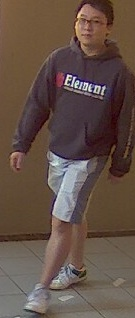
#> input picture computed_data/improve_dataset2/group2/bodies/13_c0_f630.jpg, 135 x 318 px, given as the content of the folder DukeMTMC-reID/bounding_box_train, which was not available
$ python feature_extractors.py
#> lines starting #> are read from the running program, lines starting #| are printed output that depends on the picture; pictures that were not available may be replaced by others from this repository, and a replacement may not be noted
### help_functions.py
import logging
import os
import random
import re

import cv2
import numpy as np

import config
import retinex
from config import body_image_resize, face_image_resize


# [13 lines left out: functions unzip, prepare_face, not called in this run]


def prepare_body(image):
    image = cv2.resize(image, body_image_resize)
    return image


def prepare_body_retinex(image):
    image = prepare_body(image)
    image = retinex.automatedMSRCR(
        image,
        [15, 80, 250]
    )
    return image


# [4 lines left out: function prepare_face_random_resize, not called in this run]


def identity(image):
    return image


# fetches image from location
def fetch_images(path, file_type='.jpg', preprocess=identity):
    result = []
    for file in os.listdir(path):
        if (file.endswith(file_type) or file_type == '') and os.path.isfile(os.path.join(path, file)):
            image, _ = load_image(path, file, preprocess)
            result.append((image, file),)
    return result


saved_images = {}


# returns list of tuples containing loaded images and their file name
def load_all_images(path, file_type='.jpg', preprocess=identity):
    key = path + '#' + file_type + '#' + str(id(preprocess))
    images = saved_images.get(key)
    if images is None:
        images = fetch_images(path, file_type, preprocess)
        saved_images[key] = images
        logging.debug('Images loaded from path')
    else:
        logging.debug('Images loaded from memory')
    return images


# returns tuple containing loaded image and its file name
def load_image(path, file, preprocess=identity):
#> called with path = 'DukeMTMC-reID/bounding_box_train', file = '13_c0_f630.jpg'
    if file.lower().endswith('.pgm'):
        image = cv2.imread(os.path.join(path, file), -1)
    else:
        image = cv2.imread(os.path.join(path, file), cv2.IMREAD_COLOR)
#> image is the input picture: shape (318, 135, 3); mean B, G, R 70.2, 80, 98.7
    image = preprocess(image)
    if len(image.shape) == 2:
        image = np.expand_dims(image, axis=2)
    return image, file


# files <- iterable, contains names of images to load
# [8 lines left out: function load_images, not called in this run]


def info_from_image_name(file):
    match = re.search('^([0-9]+)_c([0-9]+)_f([0-9]+)', file)
    person_id = int(match.group(1))
    camera = int(match.group(2))
    frame = int(match.group(3))
    return person_id, camera, frame


def fetch_data(path):
    return np.loadtxt(path, delimiter=' ')


saved_data = {}


# [29 lines left out: functions load_data, _build_info, not called in this run]

### retinex.py
# source https://github.com/dongb5/Retinex/blob/master/retinex.py

import numpy as np
import cv2


def singleScaleRetinex(img, sigma):
    retinex = np.log10(img) - np.log10(cv2.GaussianBlur(img, (0, 0), sigma))

    return retinex


def multiScaleRetinex(img, sigma_list):
    retinex = np.zeros_like(img)
    for sigma in sigma_list:
        retinex += singleScaleRetinex(img, sigma)
#> this loop made 3 passes
#> pass 2, in singleScaleRetinex (call 2), `retinex = np.log10(img) - np.log10(cv2.GaussianBlur(img, (0, 0), sigma))`:
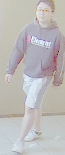
#> retinex: shape (155, 65, 3) float64; mean of channels 0, 1, 2 -0.042, -0.0353, -0.0161; drawn with min black and max white

    retinex = retinex / len(sigma_list)

    return retinex


# [41 lines left out: functions colorRestoration, simplestColorBalance, MSRCR, not called in this run]


def automatedMSRCR(img, sigma_list):
    img = np.float64(img) + 1.0

    img_retinex = multiScaleRetinex(img, sigma_list)

    for i in range(img_retinex.shape[2]):
        unique, count = np.unique(np.int32(img_retinex[:, :, i] * 100), return_counts=True)
        for u, c in zip(unique, count):
            if u == 0:
                zero_count = c
                break

        low_val = unique[0] / 100.0
        high_val = unique[-1] / 100.0
        for u, c in zip(unique, count):
            if u < 0 and c < zero_count * 0.1:
                low_val = u / 100.0
            if u > 0 and c < zero_count * 0.1:
                high_val = u / 100.0
                break

        img_retinex[:, :, i] = np.maximum(np.minimum(img_retinex[:, :, i], high_val), low_val)

        img_retinex[:, :, i] = (img_retinex[:, :, i] - np.min(img_retinex[:, :, i])) / \
                               (np.max(img_retinex[:, :, i]) - np.min(img_retinex[:, :, i])) \
                               * 255
#> this loop made 3 passes
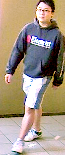
#> img_retinex: shape (155, 65, 3) float64; mean of channels 0, 1, 2 129.1, 146.8, 162.6; drawn as B, G, R

    img_retinex = np.uint8(img_retinex)

    return img_retinex


# [30 lines left out: function MSRCP, not called in this run]

### feature_extractors.py
import cv2
import math
import numpy as np

import help_functions

import config


# saves features of images to 'save_location' file
# format: features... personID cameraID
def save_features(images, save_location):
    f = open(save_location, 'w')
    for (image, file) in images:
        features = extract_divide(image)
        person_id, camera_id, _ = help_functions.info_from_image_name(file)
        f.write(' '.join(map(str, features)) + (' ' + str(person_id) + ' ' + str(camera_id) + '\n'))
    f.close()


# uses scale invariant local ternary patter and HSV 8x8x8 on 10x10 patches
def extract_divide(image, size=10):
    if size != 10:
        raise NotImplemented()
    width, height = config.body_image_resize
    image = help_functions.prepare_body_retinex(image)
    gray = cv2.cvtColor(image, cv2.COLOR_BGR2GRAY)
    hsv = cv2.cvtColor(image, cv2.COLOR_BGR2HSV)
    result = []

    siltp1 = scale_invariant_ltp(gray, 0.3, 4, 5)
    siltp2 = scale_invariant_ltp(gray, 0.3, 4, 3)

    for y in range(0, height-size+1, 5):
        histograms = []
        for x in range(0, width-size+1, 5):
            hsv_ = hsv[y:y+size, x:x+size, :]
            hist_ltp1, _ = np.histogram(siltp1[y:y+size, x:x+size].flatten(), bins=81)
            hist_ltp2, _ = np.histogram(siltp2[y:y+size, x:x+size].flatten(), bins=81)
            hist_hsv, _ = np.histogramdd(hsv_.reshape(hsv_.shape[0] * hsv_.shape[1], hsv_.shape[2]), bins=8)

            histograms.append(np.concatenate([hist_ltp1, hist_ltp2, hist_hsv.flatten()]))

        histograms = np.array(histograms, int)
        result.append(np.amax(histograms, axis=0))
    return np.array(result, int).flatten()


# scale invariant local ternary patter
def scale_invariant_ltp(image, threshold=0.3, neighbors=8, radius=1):
    points = [(radius * math.sin(math.pi * 2 * i / neighbors),
               radius * math.cos(math.pi * 2 * i / neighbors)) for i in range(neighbors)]
    height, width = np.size(image, 0), np.size(image, 1)

    def scale(v, vn, s):
        if vn > (1+s) * v:
            return 2
        if vn < (1-s) * v:
            return 1
        return 0

    pattern = np.empty((height, width), int)
    for y in range(height):
        for x in range(width):
            sum_pixel = 0
            for i, (py, px) in enumerate(points):
                x_ = math.floor(x + px + 0.5)
                y_ = math.floor(y + py + 0.5)
                if x_ < 0 or x_ >= width or y_ < 0 or y_ >= height:
                    continue
                sum_pixel += scale(image[y][x], image[y_][x_], threshold) * math.pow(3, i)
            pattern[y][x] = sum_pixel
    return pattern


if __name__ == '__main__':
    train_images = help_functions.load_all_images(
        config.train_body_folder, preprocess=help_functions.prepare_body_retinex)
#> in load_all_images, `images = fetch_images(path, file_type, preprocess)`: images = 1 item
#> train_images = 1 item
    save_features(train_images, config.train_body_features)
#> the loop in save_features, `for (image, file) in images:` made 1 pass
#> (file, person_id, camera in info_from_image_name, frame in info_from_image_name, camera_id) on pass 1: ('13_c0_f630.jpg', 13, 0, 630, 0)
#> pass 1, in singleScaleRetinex (call 5), `retinex = np.log10(img) - np.log10(cv2.GaussianBlur(img, (0, 0), sigma))`:
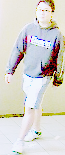
#> retinex: shape (155, 65, 3) float64; mean of channels 0, 1, 2 -0.178, -0.125, -0.0977; drawn with min black and max white

    test_images = help_functions.load_all_images(
        config.test_body_folder, preprocess=help_functions.prepare_body_retinex)
#> test_images = 1 item
    save_features(test_images, config.test_body_features)
#> the loop in save_features (call 2), `for (image, file) in images:` made 1 pass
#> pass 1, in automatedMSRCR (call 4), `img_retinex = np.uint8(img_retinex)`:
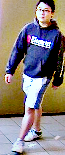
#> img_retinex: shape (155, 65, 3); mean of channels 0, 1, 2 122.8, 125, 134; drawn as B, G, R
#> pass 1, in extract_divide (call 2), `gray = cv2.cvtColor(image, cv2.COLOR_BGR2GRAY)`:
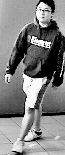
#> gray: shape (155, 65); min 0, max 255, mean 127.5

    query_images = help_functions.load_all_images(
        config.query_body_folder, preprocess=help_functions.prepare_body_retinex)
#> query_images = 1 item
    save_features(query_images, config.query_body_features)
#> the loop in save_features (call 3), `for (image, file) in images:` made 1 pass
#> pass 1, in extract_divide (call 3), `siltp1 = scale_invariant_ltp(gray, 0.3, 4, 5)`:
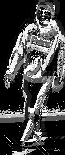
#> siltp1: shape (155, 65) int64; min 0, max 80, mean 22.1; drawn with min black and max white
#> pass 1, in extract_divide (call 3), `siltp2 = scale_invariant_ltp(gray, 0.3, 4, 3)`:
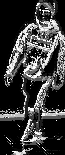
#> siltp2: shape (155, 65) int64; min 0, max 80, mean 18.4; drawn with min black and max white

$ run again, on computed_data/improve_dataset2/group2/bodies/13_c0_f690.jpg
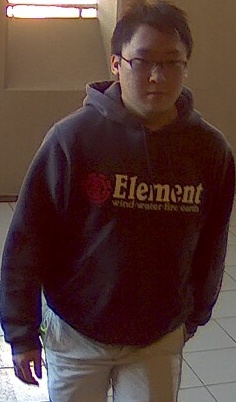
#> input picture computed_data/improve_dataset2/group2/bodies/13_c0_f690.jpg, 236 x 402 px, given as the content of the folder DukeMTMC-reID/bounding_box_train, which was not available
#> in load_image, image is the input picture: shape (402, 236, 3); mean B, G, R 54.1, 58.7, 84
#> image: shape (155, 65, 3)
#> the loop in automatedMSRCR, `for i in range(img_retinex.shape[2]):` made 3 passes
#> after the loop in automatedMSRCR, `for i in range(img_retinex.shape[2]):`:
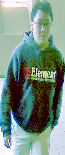
#> img_retinex: shape (155, 65, 3) float64; mean of channels 0, 1, 2 128.6, 141.9, 118.8; drawn as B, G, R
#> images = 1 item
#> the loop in save_features, `for (image, file) in images:` made 1 pass
#> (file, person_id, camera in info_from_image_name, frame in info_from_image_name, camera_id) on pass 1: ('13_c0_f690.jpg', 13, 0, 690, 0)
#> the loop in save_features (call 2), `for (image, file) in images:` made 1 pass
#> the loop in save_features (call 3), `for (image, file) in images:` made 1 pass
#> pass 1, in extract_divide (call 3), `siltp2 = scale_invariant_ltp(gray, 0.3, 4, 3)`:
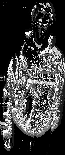
#> siltp2: shape (155, 65) int64; min 0, max 80, mean 20.1; drawn with min black and max white

$ run again, on computed_data/improve_dataset2/group2/faces/13_c1_f660.jpg
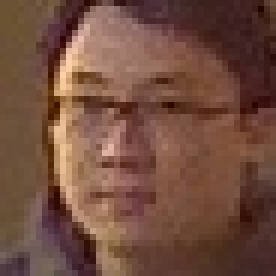
#> input picture computed_data/improve_dataset2/group2/faces/13_c1_f660.jpg, 46 x 46 px, given as the content of the folder DukeMTMC-reID/bounding_box_train, which was not available (shown 6 times larger)
#> in load_image, image is the input picture: shape (46, 46, 3); mean B, G, R 62.8, 77.5, 114.1
#> image: shape (155, 65, 3)
#> the loop in automatedMSRCR, `for i in range(img_retinex.shape[2]):` made 3 passes
#> after the loop in automatedMSRCR, `for i in range(img_retinex.shape[2]):`:
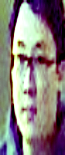
#> img_retinex: shape (155, 65, 3) float64; mean of channels 0, 1, 2 124.7, 125.7, 135.8; drawn as B, G, R
#> images = 1 item
#> the loop in save_features, `for (image, file) in images:` made 1 pass
#> (file, person_id, camera in info_from_image_name, frame in info_from_image_name, camera_id) on pass 1: ('13_c1_f660.jpg', 13, 1, 660, 1)
#> the loop in save_features (call 2), `for (image, file) in images:` made 1 pass
#> the loop in save_features (call 3), `for (image, file) in images:` made 1 pass
#> pass 1, in extract_divide (call 3), `siltp2 = scale_invariant_ltp(gray, 0.3, 4, 3)`:
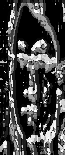
#> siltp2: shape (155, 65) int64; min 0, max 80, mean 21.3; drawn with min black and max white
